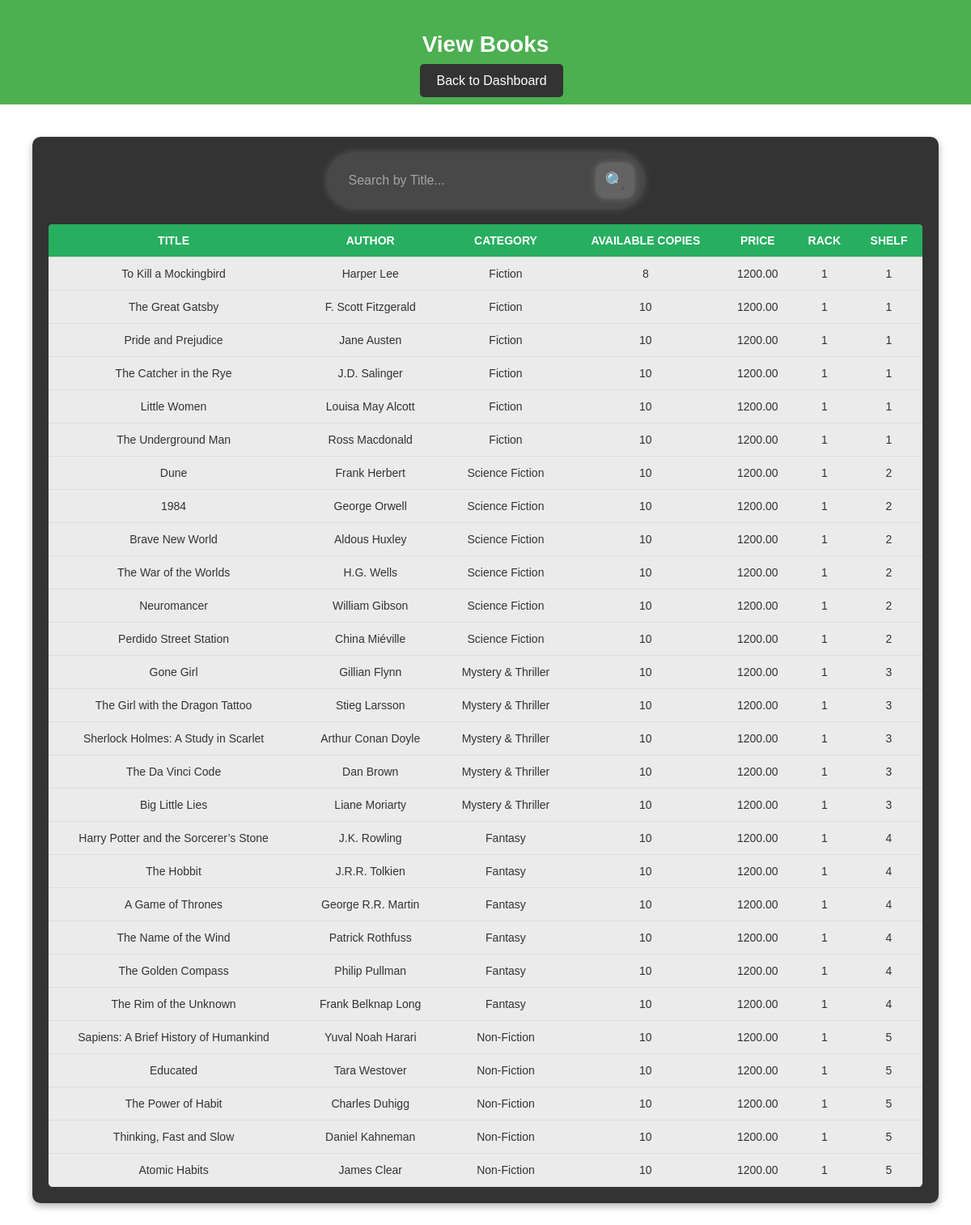
/pages/view_tbook.php, run on the app's committed database.
### tables this page shows
CREATE TABLE IF NOT EXISTS `books` (
  `book_id` int NOT NULL AUTO_INCREMENT,
  `title` varchar(255) NOT NULL,
  `author` varchar(100) NOT NULL,
  `category` varchar(100) NOT NULL,
  `is_available` tinyint(1) DEFAULT '1',
  `created_at` timestamp NULL DEFAULT CURRENT_TIMESTAMP,
  `available_copies` int NOT NULL DEFAULT '0',
  `publisher` varchar(255) DEFAULT NULL,
  `year` int DEFAULT NULL,
  `quantity` int NOT NULL DEFAULT '0',
  `price` decimal(10,2) NOT NULL DEFAULT '0.00',
  `rack_number` int NOT NULL DEFAULT '1',
  `shelf_number` int NOT NULL DEFAULT '1',
  PRIMARY KEY (`book_id`)
);

### pages/view_tbook.php (the view, shortened to what this page needs)
<?php
include '../includes/db_connect.php';
$sql = "SELECT * FROM books ORDER BY shelf_number ASC";
$result = $conn->query($sql);
?>
<!DOCTYPE html>
<html lang="en">
<head>
    <link rel="stylesheet" href="../css/view_book.css">
</head>
<body>
    <div class="header">
        <h1>View Books</h1>
        <a href="../actions/librarian_dashboard.php" class="button">Back to Dashboard</a>
    </div>
    <div class="container">
        <div class="search-container">
            <input type="text" id="searchInput" class="search-input" placeholder="Search by Title...">
            <button class="filter-btn" id="filterBtn">&#x1F50D;</button>
        </div>
        <table>
            <thead>
                <tr>
                    <th>Title</th>
                    <th>Author</th>
                    <th>Category</th>
                    <th>Available Copies</th>
                    <th>Price</th>
                    <th>Rack</th>
                    <th>Shelf</th>
                </tr>
            </thead>
            <tbody id="bookList">
                <?php while ($book = $result->fetch_assoc()): ?>
                    <tr>
                        <td><?= htmlspecialchars($book['title']) ?></td>
                        <td><?= htmlspecialchars($book['author']) ?></td>
                        <td><?= htmlspecialchars($book['category']) ?></td>
                        <td><?= htmlspecialchars($book['available_copies']) ?></td>
                        <td><?= htmlspecialchars($book['price']) ?></td>
                        <td><?= htmlspecialchars($book['rack_number']) ?></td>
                        <td><?= htmlspecialchars($book['shelf_number']) ?></td>
                    </tr>
                <?php endwhile; ?>
            </tbody>
        </table>
    </div>
</body>
</html>

### css/view_book.css (style rules this page uses)
body { font-family: 'Poppins', sans-serif; margin: 0; padding: 0; background: url('../images/dfv.jpg') no-repeat center center fixed; background-size: cover; color: #fff; }
.header { background-color: #4CAF50; color: white; text-align: center; padding: 20px 0; }
.header .button { text-decoration: none; color: white; background-color: #333; padding: 12px 20px; border-radius: 5px; margin-left: 15px; }
.container { width: 90%; max-width: 1200px; margin: 40px auto; background: rgba(0, 0, 0, 0.8); padding: 20px; border-radius: 10px; box-shadow: 0 4px 10px rgba(0, 0, 0, 0.3); text-align: center; }
h1 { font-size: 28px; color: #fff; margin-bottom: 20px; }
.search-container { display: flex; align-items: center; background: rgba(255, 255, 255, 0.1); border-color: #219150; padding: 12px; border-radius: 40px; box-shadow: 0px 0px 10px rgba(255, 255, 255, 0.2); width: fit-content; margin: auto; gap: 10px; transition: all 0.3s ease; position: relative; }
.search-input { width: 280px; padding: 12px 15px; font-size: 16px; border: none; outline: none; background: transparent; color: white; caret-color: #27ae60; transition: all 0.3s ease; }
.search-input::placeholder { color: rgba(255, 255, 255, 0.5); }
.filter-btn { background: rgba(255, 255, 255, 0.15); border: none; padding: 10px 12px; font-size: 20px; border-radius: 12px; cursor: pointer; transition: all 0.3s ease; color: white; display: flex; align-items: center; justify-content: center; box-shadow: 0px 0px 8px rgba(255, 255, 255, 0.2); }
table { width: 100%; border-collapse: collapse; margin-top: 20px; background-color: rgba(255, 255, 255, 0.9); color: #333; border-radius: 5px; overflow: hidden; }
th, td { padding: 12px; text-align: center; border-bottom: 1px solid #ddd; }
th { background-color: #27ae60; color: white; text-transform: uppercase; font-size: 14px; }
td { font-size: 14px; }

### data on the page
books: title "To Kill a Mockingbird", author "Harper Lee", category "Fiction", available_copies "8", price "1200.00", rack_number "1", shelf_number "1"
books: title "The Great Gatsby", author "F. Scott Fitzgerald", category "Fiction", available_copies "10", price "1200.00", rack_number "1", shelf_number "1"
books: title "Pride and Prejudice", author "Jane Austen", category "Fiction", available_copies "10", price "1200.00", rack_number "1", shelf_number "1"
books: title "The Catcher in the Rye", author "J.D. Salinger", category "Fiction", available_copies "10", price "1200.00", rack_number "1", shelf_number "1"
books: title "Little Women", author "Louisa May Alcott", category "Fiction", available_copies "10", price "1200.00", rack_number "1", shelf_number "1"
books: title "The Underground Man", author "Ross Macdonald", category "Fiction", available_copies "10", price "1200.00", rack_number "1", shelf_number "1"
books: title "Dune", author "Frank Herbert", category "Science Fiction", available_copies "10", price "1200.00", rack_number "1", shelf_number "2"
books: title "1984", author "George Orwell", category "Science Fiction", available_copies "10", price "1200.00", rack_number "1", shelf_number "2"
books: title "Brave New World", author "Aldous Huxley", category "Science Fiction", available_copies "10", price "1200.00", rack_number "1", shelf_number "2"
books: title "The War of the Worlds", author "H.G. Wells", category "Science Fiction", available_copies "10", price "1200.00", rack_number "1", shelf_number "2"
books: title "Neuromancer", author "William Gibson", category "Science Fiction", available_copies "10", price "1200.00", rack_number "1", shelf_number "2"
books: title "Perdido Street Station", author "China Miéville", category "Science Fiction", available_copies "10", price "1200.00", rack_number "1", shelf_number "2"
books: title "Gone Girl", author "Gillian Flynn", category "Mystery & Thriller", available_copies "10", price "1200.00", rack_number "1", shelf_number "3"
books: title "The Girl with the Dragon Tattoo", author "Stieg Larsson", category "Mystery & Thriller", available_copies "10", price "1200.00", rack_number "1", shelf_number "3"
books: title "Sherlock Holmes: A Study in Scarlet", author "Arthur Conan Doyle", category "Mystery & Thriller", available_copies "10", price "1200.00", rack_number "1", shelf_number "3"
books: title "The Da Vinci Code", author "Dan Brown", category "Mystery & Thriller", available_copies "10", price "1200.00", rack_number "1", shelf_number "3"
books: title "Big Little Lies", author "Liane Moriarty", category "Mystery & Thriller", available_copies "10", price "1200.00", rack_number "1", shelf_number "3"
books: title "Harry Potter and the Sorcerer’s Stone", author "J.K. Rowling", category "Fantasy", available_copies "10", price "1200.00", rack_number "1", shelf_number "4"
books: title "The Hobbit", author "J.R.R. Tolkien", category "Fantasy", available_copies "10", price "1200.00", rack_number "1", shelf_number "4"
books: title "A Game of Thrones", author "George R.R. Martin", category "Fantasy", available_copies "10", price "1200.00", rack_number "1", shelf_number "4"
books: title "The Name of the Wind", author "Patrick Rothfuss", category "Fantasy", available_copies "10", price "1200.00", rack_number "1", shelf_number "4"
books: title "The Golden Compass", author "Philip Pullman", category "Fantasy", available_copies "10", price "1200.00", rack_number "1", shelf_number "4"
books: title "The Rim of the Unknown", author "Frank Belknap Long", category "Fantasy", available_copies "10", price "1200.00", rack_number "1", shelf_number "4"
books: title "Sapiens: A Brief History of Humankind", author "Yuval Noah Harari", category "Non-Fiction", available_copies "10", price "1200.00", rack_number "1", shelf_number "5"
books: title "Educated", author "Tara Westover", category "Non-Fiction", available_copies "10", price "1200.00", rack_number "1", shelf_number "5"
books: title "The Power of Habit", author "Charles Duhigg", category "Non-Fiction", available_copies "10", price "1200.00", rack_number "1", shelf_number "5"
books: title "Thinking, Fast and Slow", author "Daniel Kahneman", category "Non-Fiction", available_copies "10", price "1200.00", rack_number "1", shelf_number "5"
books: title "Atomic Habits", author "James Clear", category "Non-Fiction", available_copies "10", price "1200.00", rack_number "1", shelf_number "5"
